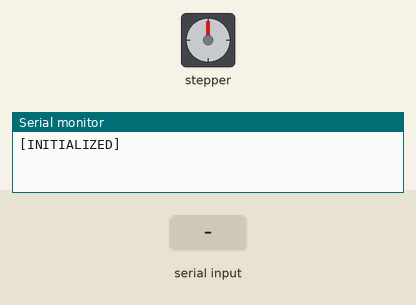
Simulated run of this sketch. Board: Arduino Uno, built with avr-gcc and run on an emulated ATmega328P. On the bench: stepper motor, the last lines printed to the serial monitor. The inputs (shaded band) are chosen by the test bench. Stepper angles assume 200 steps per turn.

Above: at 1.5 s.
1.6 s: "0\n" received over the second serial link
At 1.76 s:
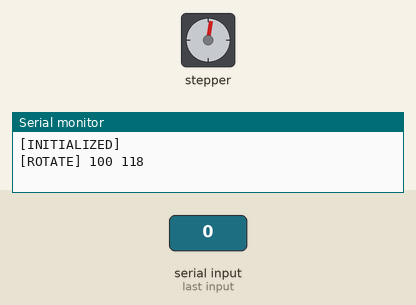
At 2.5 s:
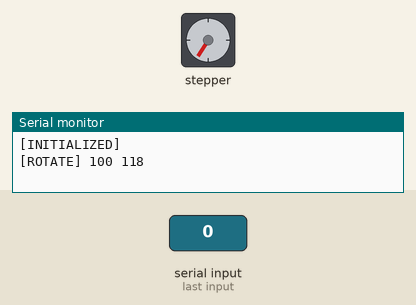
3.4 s: "0\n" received over the second serial link
At 5.1 s:
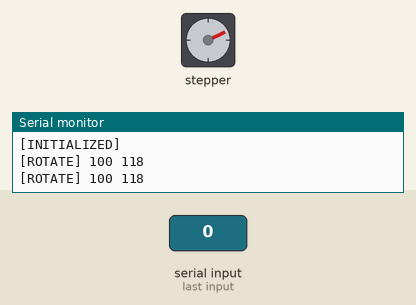
Timing chart, 0 to 6.6 s (numbered marks = the images above; inputs shaded):
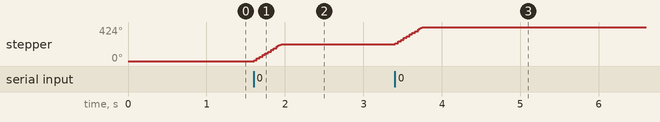

The sketch:

controller.ino
```cpp
#include <SoftwareSerial.h>
#include <Stepper.h>

// android graphs https://github.com/appsthatmatter/GraphView

// 20000 steps -> 1 revolution

const int stepsPerRevolution = 200;  // steps per revolution
const Stepper stepper(stepsPerRevolution, 8, 9, 10, 11);

SoftwareSerial BTSerial(3, 2); // RX | TX

// the setup function runs once when you press reset or power the board
void setup() {
  Serial.begin(9600);
  BTSerial.begin(9600);
  delay(300);
  Serial.println("[INITIALIZED]");
}

void rotateStepper(int rpm, int steps)
{
  Serial.print("[ROTATE] ");Serial.print(rpm);Serial.print(' ');Serial.println(steps);
  stepper.setSpeed(rpm);
  stepper.step(steps);
}

void loop()
{
  int cmd;
  int rpm;
  int steps;

  // see if there's incoming serial data:
  if (BTSerial.available() > 0) {
    delay(5);
    String line = BTSerial.readStringUntil('\n');
    sscanf(line.c_str(),"%d,%d,%d\r\n",&cmd, &rpm, &steps);

    if(cmd == 0) {
      rotateStepper(rpm, steps);
    }
  }
}
```

ddsmodule.cpp
```cpp
#include "Arduino.h"
#include "ddsmodule.h"

const int W_CLK=9;
const int FU_UD=8;
const int DATA=7;
const int RESET=6;

void DDSsetup()
{
  // Configiure DDS control pins for digital output
  pinMode(W_CLK,OUTPUT);
  pinMode(FU_UD,OUTPUT);
  pinMode(DATA,OUTPUT);
  pinMode(RESET,OUTPUT);

  DDSreset();
}

void DDSreset()
{
  // Reset the DDS
  digitalWrite(RESET,HIGH);
  digitalWrite(RESET,LOW);
}

void sendByte(byte data){
  // Bit bang the byte over the SPI bus
  for (int i = 0; i < 8; i++, data >>= 1)
  {
    // Set Data bit on output pin
    digitalWrite(DATA,data & 0x01);

    // Strobe the clock pin
    digitalWrite(W_CLK,HIGH);
    digitalWrite(W_CLK,LOW);
  }
}

// freq ... frequency in MHz
void DDSsetFreq(double freq)
{
  // Calculate the DDS word - from AD9850 Datasheet
  // delta phase = freq  * 2^32 / 125MHz
  int32_t f = freq * 4294967295/125000000;

  // Send one byte at a time
  for (int b = 0; b < 4; b++, f>>=8)
  {
    sendByte(f & 0xFF);
  }

  // 5th byte needs to be zeros
  sendByte(0);

  // Strobe the Update pin to tell DDS to use values
  digitalWrite(FU_UD,HIGH);
  digitalWrite(FU_UD,LOW);


  // Wait a little for settling
  delay(10);
}
```

ddsmodule.h
```cpp
void DDSsetup();
void DDSreset();
void DDSsetFreq(double freq);
```

swrmeter.cpp
```cpp
#include "Arduino.h"
#include "swrmeter.h"

void SWRsetup()
{
  // Set up analog inputs on A0 and A1, internal reference voltage
  pinMode(A0,INPUT);
  pinMode(A1,INPUT);
  analogReference(INTERNAL);
}

double SWRmeasure()
{
  double FWD = 0;
  double REV = 0;
  double VSWR = 0;

  // Read the forawrd and reverse voltages
  REV = analogRead(A0);
  FWD = analogRead(A1);

  if(REV >= FWD){
    // To avoid a divide by zero or negative VSWR then set to max 999
    VSWR = 999;
  }
  else
  {
    // Calculate VSWR
    VSWR = (FWD+REV)/(FWD-REV);
  }

  return VSWR;
}
```

swrmeter.h
```cpp
void SWRsetup();
double SWRmeasure();
```

Measured:
- after the input at 1.6 s, stepper: turns 212° clockwise in 0.34 s, starting at once
- after the input at 3.4 s, stepper: turns 212° clockwise in 0.34 s, starting at once
